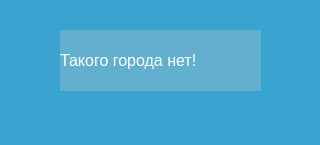
<?xml version="1.0" encoding="UTF-8"?>
<ui version="4.0">
 <class>Dialog</class>
 <widget class="QDialog" name="Dialog">
  <property name="geometry">
   <rect>
    <x>0</x>
    <y>0</y>
    <width>320</width>
    <height>145</height>
   </rect>
  </property>
  <property name="minimumSize">
   <size>
    <width>300</width>
    <height>100</height>
   </size>
  </property>
  <property name="windowTitle">
   <string>Dialog</string>
  </property>
  <property name="styleSheet">
   <string notr="true">background-color: rgb(59, 163, 208);</string>
  </property>
  <widget class="QLabel" name="label">
   <property name="geometry">
    <rect>
     <x>60</x>
     <y>30</y>
     <width>201</width>
     <height>61</height>
    </rect>
   </property>
   <property name="palette">
    <palette>
     <active>
      <colorrole role="WindowText">
       <brush brushstyle="SolidPattern">
        <color alpha="255">
         <red>255</red>
         <green>255</green>
         <blue>255</blue>
        </color>
       </brush>
      </colorrole>
      <colorrole role="Button">
       <brush brushstyle="SolidPattern">
        <color alpha="255">
         <red>99</red>
         <green>175</green>
         <blue>208</blue>
        </color>
       </brush>
      </colorrole>
      <colorrole role="Base">
       <brush brushstyle="SolidPattern">
        <color alpha="255">
         <red>99</red>
         <green>175</green>
         <blue>208</blue>
        </color>
       </brush>
      </colorrole>
      <colorrole role="Window">
       <brush brushstyle="SolidPattern">
        <color alpha="255">
         <red>99</red>
         <green>175</green>
         <blue>208</blue>
        </color>
       </brush>
      </colorrole>
     </active>
     <inactive>
      <colorrole role="WindowText">
       <brush brushstyle="SolidPattern">
        <color alpha="255">
         <red>255</red>
         <green>255</green>
         <blue>255</blue>
        </color>
       </brush>
      </colorrole>
      <colorrole role="Button">
       <brush brushstyle="SolidPattern">
        <color alpha="255">
         <red>99</red>
         <green>175</green>
         <blue>208</blue>
        </color>
       </brush>
      </colorrole>
      <colorrole role="Base">
       <brush brushstyle="SolidPattern">
        <color alpha="255">
         <red>99</red>
         <green>175</green>
         <blue>208</blue>
        </color>
       </brush>
      </colorrole>
      <colorrole role="Window">
       <brush brushstyle="SolidPattern">
        <color alpha="255">
         <red>99</red>
         <green>175</green>
         <blue>208</blue>
        </color>
       </brush>
      </colorrole>
     </inactive>
     <disabled>
      <colorrole role="WindowText">
       <brush brushstyle="SolidPattern">
        <color alpha="255">
         <red>120</red>
         <green>120</green>
         <blue>120</blue>
        </color>
       </brush>
      </colorrole>
      <colorrole role="Button">
       <brush brushstyle="SolidPattern">
        <color alpha="255">
         <red>99</red>
         <green>175</green>
         <blue>208</blue>
        </color>
       </brush>
      </colorrole>
      <colorrole role="Base">
       <brush brushstyle="SolidPattern">
        <color alpha="255">
         <red>99</red>
         <green>175</green>
         <blue>208</blue>
        </color>
       </brush>
      </colorrole>
      <colorrole role="Window">
       <brush brushstyle="SolidPattern">
        <color alpha="255">
         <red>99</red>
         <green>175</green>
         <blue>208</blue>
        </color>
       </brush>
      </colorrole>
     </disabled>
    </palette>
   </property>
   <property name="font">
    <font>
     <pointsize>12</pointsize>
    </font>
   </property>
   <property name="styleSheet">
    <string notr="true">background-color: rgb(99, 175, 208);</string>
   </property>
   <property name="text">
    <string>Такого города нет!</string>
   </property>
  </widget>
 </widget>
 <resources/>
 <connections/>
</ui>
